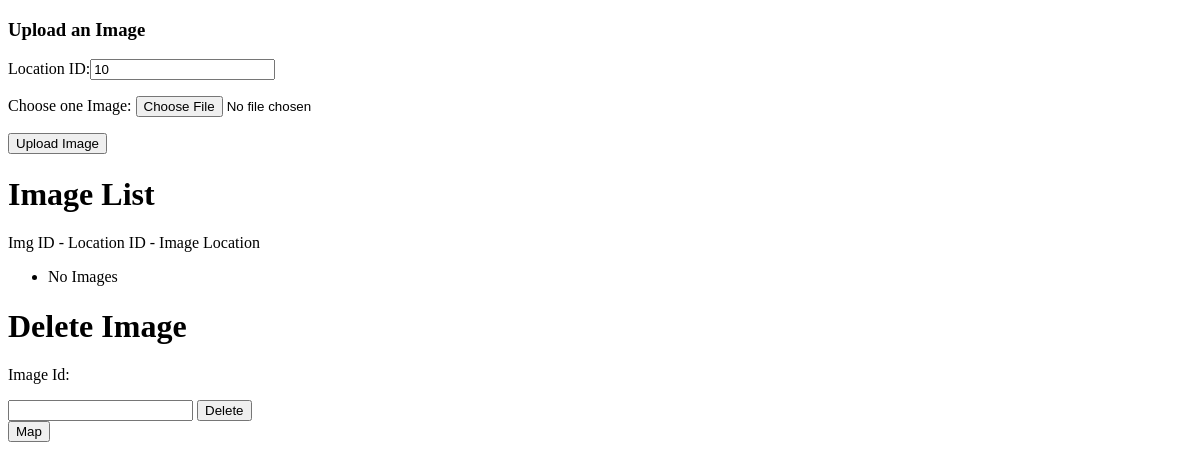
Before: /UploadImg?location_id=10 with the older database file.
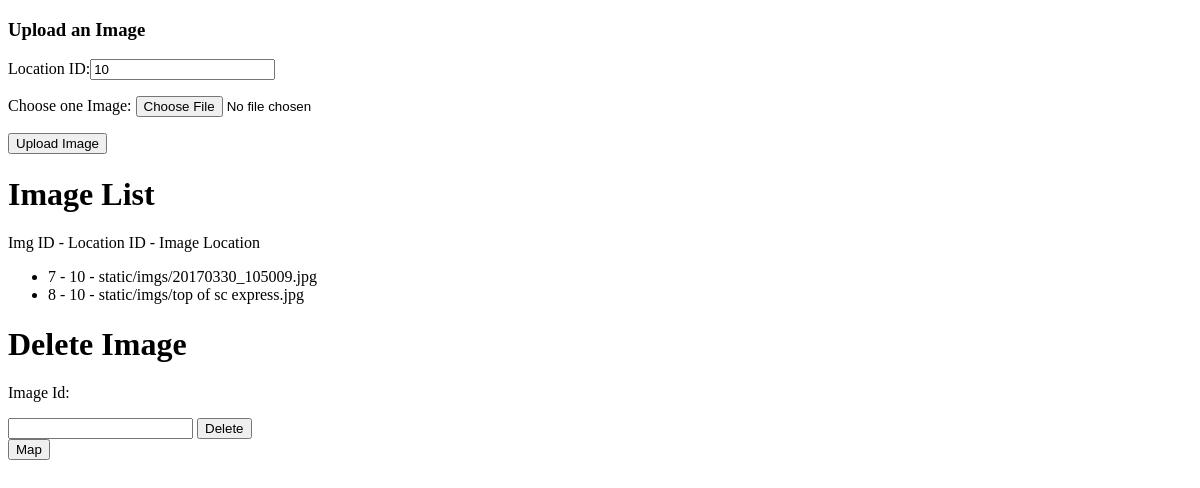
After: the same page with the newer database file.
### tables this page shows
CREATE TABLE pictures
(
    [id] integer PRIMARY KEY AUTOINCREMENT,
    [location_id] integer NOT NULL,
    [img_path] text NOT NULL
);

### main.py (the view)
@app.route("/UploadImg")
def UploadImg():
    global location_id
    location_id = request.args.get('location_id')
    db = connect_db()
    sql = "Select * from pictures where location_id = (?)"
    cur = db.execute(sql, [location_id])
    pictures = [dict(id=row[0], location_id=row[1], file_location=row[2]) for row in cur.fetchall()]
    db.close()
    return render_template("UploadImg.html", location_id=location_id, pictures=pictures)

### main.py (called while the page is built)
def connect_db():
    return sqlite3.connect(DATABASE)

### templates/UploadImg.html (shortened to what this page needs)
<!DOCTYPE html>
<html lang="en">
<head>
</head>
<body>
    <form id="upload-form" action="{{ url_for('upload') }}" method="post" enctype="multipart/form-data">
        <h3>Upload an Image</h3>
        <p>Location ID:<input type="number" name="locationId" value="{{ location_id }}" readonly/></p>
        <p>Choose one Image: <input type="file" name="file" accept="image/*"/></p>
        <input type="submit" value="Upload Image">
    </form>
    <h1>Image List</h1>
    <p>Img ID - Location ID - Image Location</p>
    <ul>
        {% for pic in pictures %}
        <li>
            {{ pic.id }} - {{ pic.location_id }} - {{ pic.file_location }}
        </li>
        {% else %}
        <li>No Images</li>
        {% endfor %}
    </ul>
    <form action="/DeleteImage">
        <h1>Delete Image</h1>
        <p>Image Id:</p><input type="number" name="img_id"/>
        <input type="submit" value="Delete">
    </form>
    <form action="/">
        <input type="submit" value="Map">
    </form>
</body>
</html>

Changed rows visible on the page:
added pictures: id "7", location_id "10", file_location "static/imgs/20170330_105009.jpg"
added pictures: id "8", location_id "10", file_location "static/imgs/top of sc express.jpg"
Other visible differences:
text no longer shown: "No Images"
